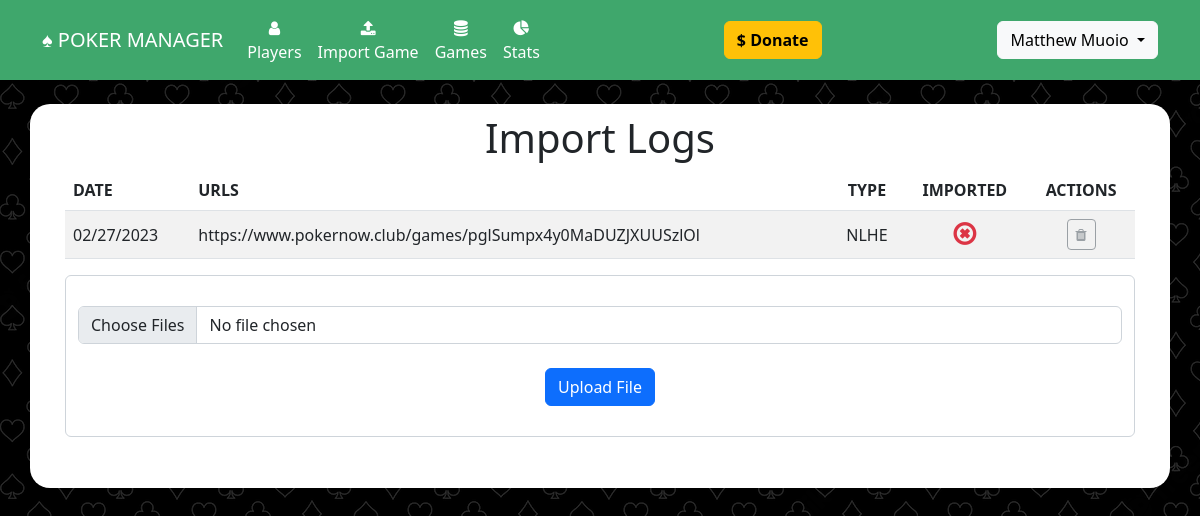
Screenshot of /import_log?game_id=20 (signed in) with the database file from the repository.
### website/models.py (models this page shows)
class User(db.Model, UserMixin):
	id = db.Column(db.Integer, primary_key=True)
	email = db.Column(db.String(150), unique=True)
	password = db.Column(db.String(150))
	first_name = db.Column(db.String(150))
	last_name = db.Column(db.String(150))
	player_id = db.Column(db.Integer, db.ForeignKey('player.id'))
	admin = db.Column(db.Boolean, default=False)
	subscribed = db.Column(db.Boolean, default=False)
	can_upload = db.Column(db.Boolean, default=False)
	expires_on = db.Column(db.DateTime(timezone=True), default=func.now())

class Game(db.Model):
	id = db.Column(db.Integer, primary_key=True)
	settled = db.Column(db.Boolean, default=False)
	date = db.Column(db.DateTime(timezone=True), default=func.now())
	urls = db.relationship('Url', backref='game')
	payments = db.relationship('Payment', backref='game')
	earnings = db.relationship('Earning', backref='game')
	buyins = db.Column(db.Integer)
	behaviors = db.relationship('Behavior', backref='game')
	decimal = db.Column(db.Boolean, default=False)

class Url(db.Model):
	id = db.Column(db.Integer, primary_key=True)
	url =  db.Column(db.String(300), unique=True)
	game_id = db.Column(db.Integer, db.ForeignKey('game.id'))
	imported = db.Column(db.Boolean, default=False)
	behaviors = db.relationship('Behavior', backref='url')
	game_type = db.Column(db.String(20))
	small_blind = db.Column(db.Numeric)
	big_blind = db.Column(db.Numeric)

### website/views.py (the view, shortened to what this page needs)
@views.route('/import_log', methods=['GET','POST'])
@login_required
@can_upload
def import_log():
	game_id = request.args.get('game_id')
	game = Game.query.filter_by(id=game_id).first()
	return render_template("import_log.html", user=current_user, game=game)

### website/__init__.py (called while the page is built)
def create_app():
	app = Flask(__name__)
	app.config['SECRET_KEY'] = 'secret_key_password_string'
	app.config['SQLALCHEMY_DATABASE_URI'] = os.getenv('DATABASE_URL_SQ')
	migrate.init_app(app, db, render_as_batch=True)
	db.init_app(app)
	from .models import User, Player, Alias, Game, Payment, Url, Earning, PokernowId, Behavior
	from .views import views
	from .auth import auth
	app.register_blueprint(views, url_prefix='/')
	app.register_blueprint(auth, url_prefix='/')
	login_manager = LoginManager()
	login_manager.login_view = 'auth.login'
	login_manager.init_app(app)
	@login_manager.user_loader
	def load_user(id):
		return User.query.get(int(id))
	return app

### website/views.py (called while the page is built)
def can_upload(f):
	@wraps(f)
	def decorated_function(*args, **kwargs):
		if current_user.is_anonymous:
			return redirect(url_for('auth.login'))
		if current_user and current_user.can_upload:
			return f(*args, **kwargs)
		else:
			return redirect(url_for('auth.login'))
	return decorated_function

### website/templates/import_log.html (shortened to what this page needs)
{% extends "base.html" %}
{% block content %}
<h1 align="center">Import Logs</h1>
<div id="no-more-tables">
	<table class="table table-striped">
		<thead>
		<tr>
			<th scope="col">DATE</th>
			<th scope="col">URLS</th>
			<th scope="col" style="text-align:center">TYPE</th>
			<th scope="col" style="text-align:center">IMPORTED</th>
			{% if user and user.is_authenticated and user.admin %}
			<th scope="col" style="text-align:center">ACTIONS</th>
			{% endif %}
		</tr>
		</thead>
		<tbody>
		{% for url in game.urls %}
			<tr>
				<td style="vertical-align: middle;">{{ game.date.strftime("%m/%d/%Y") }}</td>
				<td style="vertical-align: middle;">
					{{url.url}}
				</td>
				<td align="center" style="vertical-align: middle;">NLHE</td>
				<td align="center" style="vertical-align: middle;">
					{% if url.imported %}<i class="fa fa-check-circle-o text-success" style="font-size:20pt" aria-hidden="true"></i>{% else %}<i class="fa fa-times-circle-o text-danger" style="font-size:20pt" aria-hidden="true"></i>{% endif %}
				</td>
				{% if user and user.is_authenticated and user.admin %}
				<td align="center" style="vertical-align: middle;">
					{% if user and user.is_authenticated and user.admin %}
					{% if not url.imported %}
					<a href="#" class="btn btn-sm btn-outline-secondary disabled" data-bs-toggle="modal" data-bs-target="#confirmDelete_{{url.id}}" data-toggle="tooltip" data-placement="top" title="Delete Log"><i class="fa fa-trash" aria-hidden="true"></i></a>
					{% else %}
					<a href="#" class="btn btn-sm btn-outline-primary" data-bs-toggle="modal" data-bs-target="#confirmDelete_{{url.id}}" data-toggle="tooltip" data-placement="top" title="Delete Log"><i class="fa fa-trash" aria-hidden="true"></i></a>
					{% endif %}
					{% endif %}
				</td>
				{% endif %}
			</tr>
		{% endfor %}
	</tbody>
	</table>
</div>
<form method="POST"
enctype = "multipart/form-data">
<div class="form-control mb-3"><br/>
<input class="form-control" type="file" name="file[]" multiple />
<br/>
<div align="center">
	<button type="submit" class="btn btn-primary">Upload File</button>
</div>
<br/>
</div>
</form>
{% endblock %}

### website/templates/base.html (shortened to what this page needs)
<!DOCTYPE html>
<html>
    <head>
<link href="https://cdn.jsdelivr.net/npm/bootstrap@5.2.0-beta1/dist/css/bootstrap.min.css" rel="stylesheet">
    <link
      rel="stylesheet"
      href="https://stackpath.bootstrapcdn.com/font-awesome/4.7.0/css/font-awesome.min.css"
    />
    <link
      rel="stylesheet"
      href="static/style.css"
    />
    </head>
    <body class="body">
        <nav class="navbar navbar-expand-lg navbar-dark" style="background-color: #3fa76c;">
            <div class="container-fluid" style="max-width: 1140px;margin-right:auto;margin-left:auto">
                <a class="navbar-brand" href="/">&spades; POKER MANAGER</a>
                <div class="collapse navbar-collapse justify-content-start" id="mainNavbar">
                    <div class="navbar-nav">
                        <ul class="navbar-nav me-auto mb-2 mb-lg-0">
                            <li class="nav-item" align="center"><a class="nav-link" id="nav-players" href="/players"><i class="fa fa-user" aria-hidden="true"></i><br/>Players</a></li>
                            {% if user and  user.is_authenticated and user.can_upload %}
                            <li class="nav-item" align="center"><a class="nav-link" id="nav-import-game" href="/import_game"><i class="fa fa-upload" aria-hidden="true"></i><br/>Import Game</a></li>
                            {% endif %}
                            <li class="nav-item" align="center"><a class="nav-link" id="nav-import-game" href="/games"><i class="fa fa-database" aria-hidden="true"></i><Br/>Games</a></li>
                            {% if user and  user.is_authenticated and user.player_id and user.subscribed %}
                            <li class="nav-item" align="center"><a class="nav-link" id="nav-import-game" href="/player_stats"><i class="fa fa-pie-chart" aria-hidden="true"></i><br/>Stats</a></li>
                            {% endif %}
                        </ul>
                    </div>
                    <div class="navbar-nav ml-auto" style="margin-left: auto">
                       <a href="https://account.venmo.com/u/MattMuoio" target="_blank" class="btn btn-warning"><b>$ Donate</b></a>
                    </div>
                    <div class="navbar-nav ml-auto" style="margin-left: auto">
                        <ul class="navbar-nav me-auto mb-2 mb-lg-0">
                            {% if user and  user.is_authenticated %}
                            <div class="dropdown">
                                <button class="btn btn-light dropdown-toggle" type="button" data-bs-toggle="dropdown" aria-expanded="false">
                                {{user.first_name}} {{user.last_name}}
                                </button>
                            </div>
                            {% else %}
                            <ul class="navbar-nav me-auto mb-2 mb-lg-0">
                                <li class="nav-item"><a class="nav-link" id="nav-signUp" href="/sign-up">Sign Up</a></li>
                                <li class="nav-item"><a class="nav-link" id="nav-login" href="/login">Login</a></li>
                            </ul>
                            {% endif %}
                        </ul>
                    </div>
                </div>
            </div>
        </nav>
        <br/>
        <div class="container h-100 body_container" style="max-width:1140px; background-color: #fff;">
            {% block content %}
            {% endblock %}
        </div>
    </body>
</html>

### website/static/style.css (style rules this page uses)
.body { height: 100%; background-image: url('card_suits4.png'); }
.body_container { border-radius: 20px; padding: 10px 35px 35px 35px; }
.nav-link { color: #fff; }

### rows the page displays
User: first_name "Matthew", last_name "Muoio"
Url: url "https://www.pokernow.club/games/pglSumpx4y0MaDUZJXUUSzlOl", imported False (drawn)
Game: date "02/27/2023"
